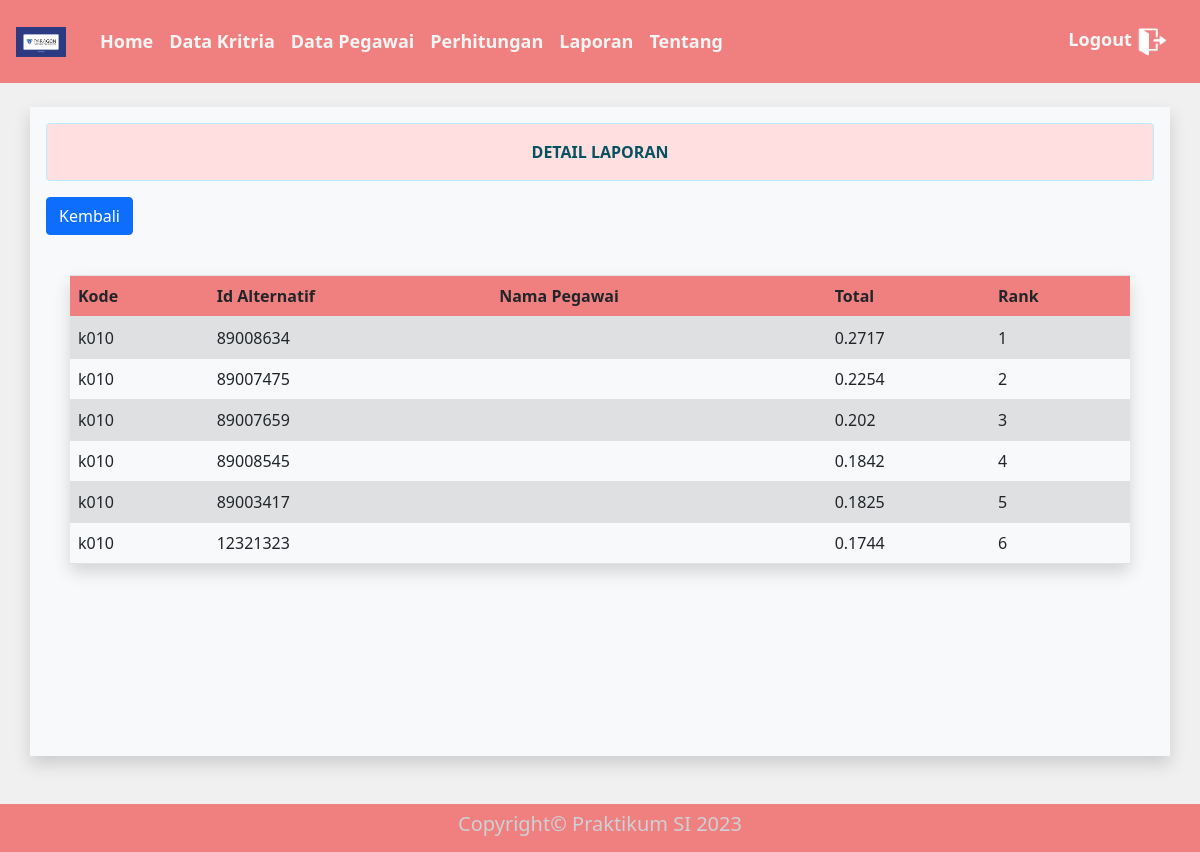
/admin/detail_laporan.php?kode=k010 (signed in), run on the app's committed database.
### tables this page shows
CREATE TABLE `nilai` (
  `id` int(11) NOT NULL,
  `kode_hasil` varchar(20) NOT NULL,
  `id_alternatif` varchar(25) NOT NULL,
  `nama_alternatif` varchar(80) NOT NULL,
  `total` varchar(20) NOT NULL
);

### functions.php (called while the page is built, shortened)
<?php
$con = mysqli_connect("localhost:3080", "root", "", "moora");
function query($query)
{
	global $con;
	$data = mysqli_query($con, $query);
	$rows = [];
	while ($row = mysqli_fetch_assoc($data)) {
		$rows[] = $row;
	}
	return $rows;
}

### admin/detail_laporan.php (the view, shortened to what this page needs)
<?php
require '../functions.php';
$kode = $_GET['kode'];
$data = query("SELECT * FROM nilai WHERE kode_hasil = '$kode' ORDER BY total DESC ");
?>
<!doctype html>
<html lang="en">
<head>
  <link rel="stylesheet" type="text/css" href="../bootstrap/css/bootstrap.min.css">
  <link href="https://cdn.jsdelivr.net/npm/bootstrap@5.1.1/dist/css/bootstrap.min.css" rel="stylesheet">
</head>
<body bgcolor="f0f0f0">
    <form method="post" action="perhitungan.php">
    <nav class="navbar navbar-expand-lg navbar-dark custom-bg">
      <a class="navbar-brand" href="#"><image src="../image/paragon/paragonn.png" width="50"></a>
      <div class="collapse navbar-collapse" id="navbarNavAltMarkup">
        <div class="navbar-nav" style="margin: 10px;">
          <a class="nav-link active" href="index.php">
            <font size="4"><b>Home</b> </font><span class="sr-only">(current)</span>
          </a>
          <a class="nav-link" href="data_kriteria.php">
            <font size="4"><b>Data Kritria</b></font>
          </a>
          <a class="nav-link" href="data_pegawai.php">
            <font size="4"><b>Data Pegawai</b></font>
          </a>
          <a class="nav-link" href="#">
            <font size="4"><b>Perhitungan</b></font>
          </a>
          <a class="nav-link" href="laporan.php">
            <font size="4"><b>Laporan</b></font>
          </a>
          <a class="nav-link" href="tentang.php">
            <font size="4"><b>Tentang</b></font>
          </a>
        </div>
        <div class="navbar-nav ms-auto" style="margin: 10px;">
          <a class="log nav-link m-auto" href="../logout.php">
            <font size="4"><b>Logout</b></font>
            <img src="../img/logout.png" width="30">
          </a>
        </div>
      </div>
    </nav>
  </form>
  <br>
  <div class="container bg-light shadow p-3 mb-5">
    <div class="alert alert-info">
      <center><b>DETAIL LAPORAN</b></center>
    </div>
    <a href="laporan.php" class="btn btn-primary mb-3">Kembali</a>
    <div class="table-responsive p-4">
      <table class="table table-striped shadow">
      <thead class="custom-table-header">
        <tr>
          <th>Kode</th>
          <th>Id Alternatif</th>
          <th>Nama Pegawai</th>
          <th>Total</th>
          <th>Rank</th>
        </tr>
        </thead>
        <?php $i = 1; ?>
        <?php foreach ($data as $detail_data) { ?>
          <tr>
            <td><?= $detail_data['kode_hasil']; ?></td>
            <td><?= $detail_data['id_alternatif']; ?></td>
            <td><?= $detail_data['nama_pegawai']; ?></td>
            <td><?= $detail_data['total']; ?></td>
            <td><?= $i++ ?></td>
          </tr>
        <?php } ?>
      </table>
    </div>
  </div>
  <div class="col-md-12 custom-bg">
    <div class="copyright">
    <h5>Copyright&copy; Praktikum SI 2023</h5>
    </div>
  </div>
</body>
</html>

### admin/detail_laporan.php (style rules this page uses)
body { background-color: #f0f0f0; }
.container { min-height: calc(100vh - 211px - -60px); }
.col-md-12 { padding: 8px; }
.copyright { text-align: center; color: #CDD0D4 }
a font { color: whitesmoke; }
.custom-bg { background-color: #f08080; }
.alert.alert-info { background-color: #FFDFDF; }
.custom-table-header tr { background-color: #f08080; }

### data on the page
nilai: kode_hasil "k010", id_alternatif "89008634", total "0.2717"
nilai: kode_hasil "k010", id_alternatif "89007475", total "0.2254"
nilai: kode_hasil "k010", id_alternatif "89007659", total "0.202"
nilai: kode_hasil "k010", id_alternatif "89008545", total "0.1842"
nilai: kode_hasil "k010", id_alternatif "89003417", total "0.1825"
nilai: kode_hasil "k010", id_alternatif "12321323", total "0.1744"
